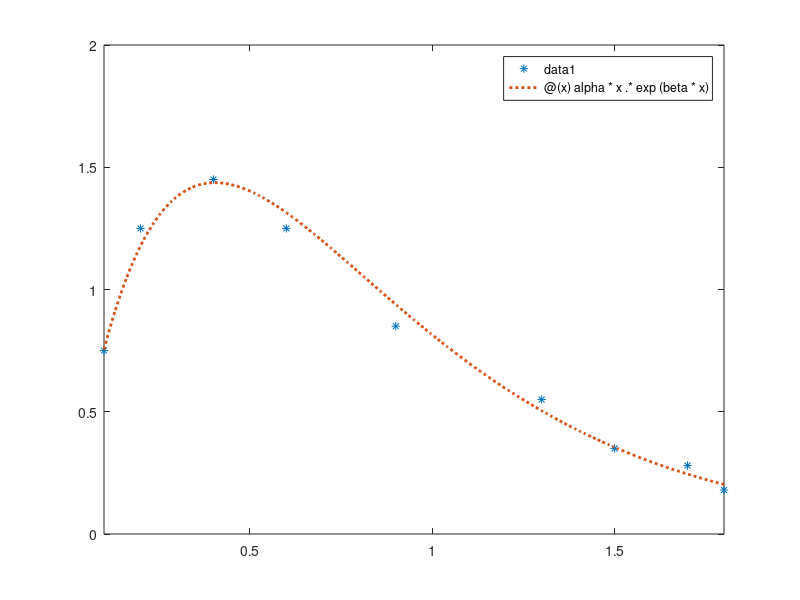

This chart was generated by the following MATLAB code:
clc;clear;close all force;

load ex36.mat;

figure;
plot(x,y,'*');
X=[(x.') ones(length(x),1)];
Y=log(y./x).';

b=X\Y
alpha=exp(b(2));
beta=b(1);
hold on;
fplot(@(x) alpha*x.*exp(beta*x),[min(x) max(x)],':',...
    'linewidth',2);

b=polyfit(x,log(y./x),1)
